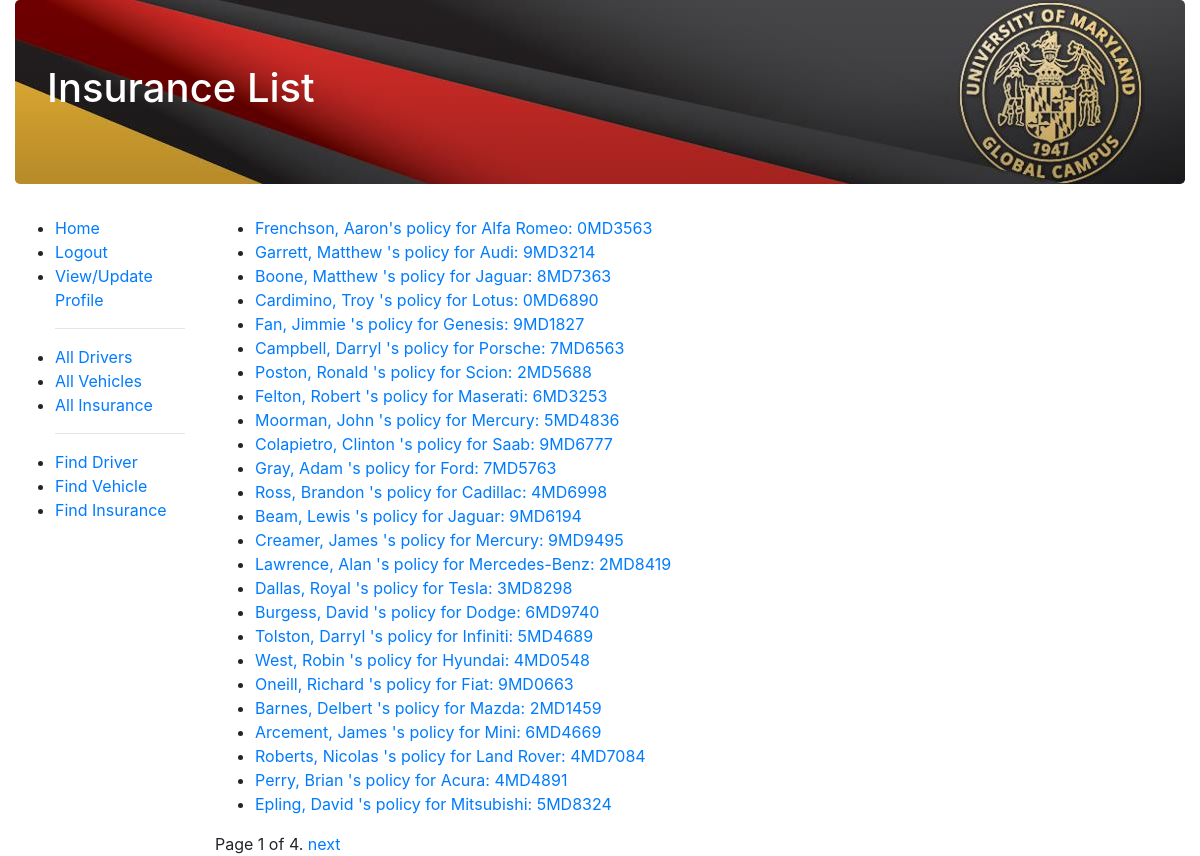
The app's page /povreg/insurance/ (signed in) with its own data.
### povreg/models.py (models this page shows, shortened)
class Insurance(models.Model):
    driver = models.ForeignKey('Driver', on_delete=models.SET_NULL, blank=True, null=True)
    company = models.TextField(max_length=200, help_text="Company issuing insurance")
    policy_num = models.TextField(max_length=30, unique=True, help_text="Insurance Policy number")
    expiry = models.DateField(help_text="Insurance expiration date")
    coverage_type = models.TextField(max_length=30, help_text="type of insurance coverage")
    STATUS_TYPE = {
        ('ex', 'Expired'),
        ('su', 'Suspended'),
        ('ac', 'Active'),
    }
    status = models.TextField(choices=STATUS_TYPE, default='ac', help_text="vehicle's current insurance status")
    def get_absolute_url(self):
        return reverse('insurance-detail', args=[str(self.id)])
    def __str__(self):
        return str(self.driver.__str__() + "'s policy for " + self.car.__str__())

class Driver(models.Model):
    first_name = models.TextField(max_length=30, help_text='driver\'s first name')
    last_name = models.TextField(max_length=30, help_text='driver\'s last name')
    license_num = models.TextField(max_length=20, help_text='driver\'s license number', unique=True)
    license_expiry = models.DateField(help_text='driver\'s license expiration date')
    state = models.TextField(max_length=30, help_text="State for the driver's license", blank=True)
    country = models.TextField(max_length=30, help_text="Country for the driver's license")
    phone_num = models.TextField(max_length=12, help_text="the driver's phone number")
    verified = models.BooleanField(help_text="whether driver data is verified by admin", default=False)
    dob = models.DateField(help_text="driver's date of birth", blank=True, null=True)
    user = models.OneToOneField(User, on_delete=models.SET_NULL, blank=True, null=True,
                                help_text="This is the user account that corresponds to the driver")
    def __str__(self):
        return str(self.last_name + ', ' + self.first_name)

class Car(models.Model):
    driver = models.ForeignKey('Driver', on_delete=models.SET_NULL, blank=True, null=True)
    insurance = models.OneToOneField('Insurance', on_delete=models.SET_NULL, blank=True, null=True)
    v_make = models.TextField(max_length=30, help_text="vehicle's make")
    is_commercial = models.BooleanField(default=False,
                                        help_text="true if commercial vehicle, false if private. default is false")
    v_plate = models.TextField(max_length=10, help_text="vehicle's license plate")
    owner = models.TextField(max_length=30, help_text="vehicle's owner")
    REPORTED_STATUS = {
        ('st', 'stolen'),
        ('go', 'good'),
    }
    status = models.TextField(choices=REPORTED_STATUS, default='go', help_text="vehicle's current reported status")
    registration = models.TextField(max_length=30, help_text="vehicle registration", null=True, blank=True)
    v_model = models.TextField(max_length=30, help_text="vehicle's model", null=True, blank=True)
    v_state = models.TextField(max_length=30, help_text="vehicle's state of registration", null=True, blank=True)
    v_country = models.TextField(max_length=30, help_text="vehicle's country of registration", null=True, blank=True)
    def __str__(self):
        if (self.v_model is None) or (self.v_model == ""):
            return str(self.v_make + ": " + self.v_plate)
        else:
            return str(self.v_model + ", " + self.v_make + ": " + self.v_plate)
    class Meta:
        unique_together = ("v_plate", "v_state", "v_country")

### povreg/views.py (the view)
# urls.py: path('insurance/', views.InsuranceListView.as_view(), name="insurance"),
class InsuranceListView(UserPassesTestMixin, generic.ListView):
    model = Insurance
    paginate_by = 25
    def test_func(self):
        return self.request.user.groups.filter(name='Officers').exists()

### povreg/templates/povreg/insurance_list.html (shortened to what this page needs)
{% extends "base_generic.html" %}
{% block page_header %}
<h1>Insurance List</h1>
{% endblock %}
{% block content %}
    {% if insurance_list %}
    <ul>
        {% for insurance in insurance_list %}
        <li><a href="{{ insurance.get_absolute_url }}">{{ insurance }}</a></li>
        {% endfor %}
    </ul>
    {% else %}
    <p>There are no cars in the database</p>
    {% endif %}
{% endblock %}

### records on screen
Insurance: driver+id "Frenchson, Aaron's policy for Alfa Romeo: 0MD3563"
Insurance: driver+id "Garrett, Matthew 's policy for Audi: 9MD3214"
Insurance: driver+id "Boone, Matthew 's policy for Jaguar: 8MD7363"
Insurance: driver+id "Cardimino, Troy 's policy for Lotus: 0MD6890"
Insurance: driver+id "Fan, Jimmie 's policy for Genesis: 9MD1827"
Insurance: driver+id "Campbell, Darryl 's policy for Porsche: 7MD6563"
Insurance: driver+id "Poston, Ronald 's policy for Scion: 2MD5688"
Insurance: driver+id "Felton, Robert 's policy for Maserati: 6MD3253"
Insurance: driver+id "Moorman, John 's policy for Mercury: 5MD4836"
Insurance: driver+id "Colapietro, Clinton 's policy for Saab: 9MD6777"
Insurance: driver+id "Gray, Adam 's policy for Ford: 7MD5763"
Insurance: driver+id "Ross, Brandon 's policy for Cadillac: 4MD6998"
Insurance: driver+id "Beam, Lewis 's policy for Jaguar: 9MD6194"
Insurance: driver+id "Creamer, James 's policy for Mercury: 9MD9495"
Insurance: driver+id "Lawrence, Alan 's policy for Mercedes-Benz: 2MD8419"
Insurance: driver+id "Dallas, Royal 's policy for Tesla: 3MD8298"
Insurance: driver+id "Burgess, David 's policy for Dodge: 6MD9740"
Insurance: driver+id "Tolston, Darryl 's policy for Infiniti: 5MD4689"
Insurance: driver+id "West, Robin 's policy for Hyundai: 4MD0548"
Insurance: driver+id "Oneill, Richard 's policy for Fiat: 9MD0663"
Insurance: driver+id "Barnes, Delbert 's policy for Mazda: 2MD1459"
Insurance: driver+id "Arcement, James 's policy for Mini: 6MD4669"
Insurance: driver+id "Roberts, Nicolas 's policy for Land Rover: 4MD7084"
Insurance: driver+id "Perry, Brian 's policy for Acura: 4MD4891"
Insurance: driver+id "Epling, David 's policy for Mitsubishi: 5MD8324"

### other values on screen
{{ page_obj.number }} "1"
{{ page_obj.paginator.num_pages }} "4"
